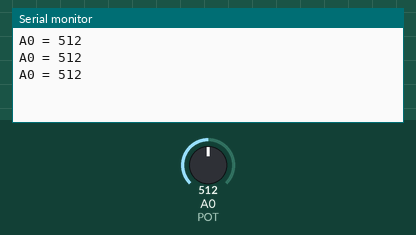
Bench run of a sketch on a simulated Arduino Uno, built with avr-gcc and run on an emulated ATmega328P. Parts: the last lines printed to the serial monitor. The test bench sets the inputs (shaded band); at power-on: A0 (POT) = 512.

Above: at 1.3 s.
1.4 s: A0 (POT) set to 716
At 1.9 s:
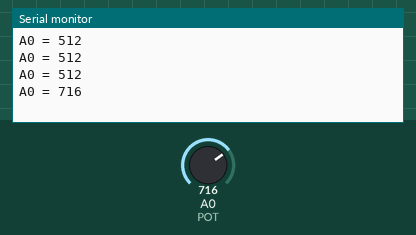
2.9 s: A0 (POT) set to 900
At 3.4 s:
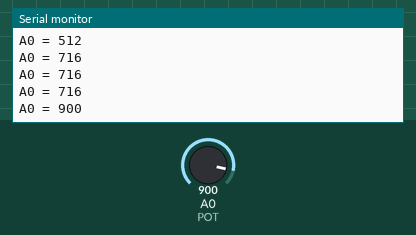
Timing chart, 0 to 5.9 s (numbered marks = the images above; inputs shaded):
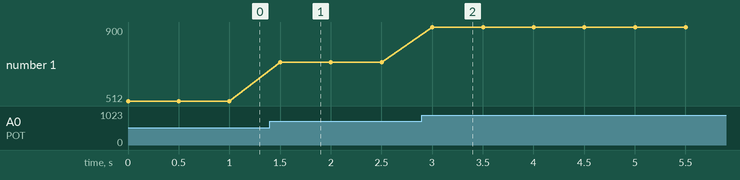

The sketch:

pot-ejemplo.ino
```cpp
// GLOBALT Robotics · Lección 6: leer un potenciómetro
// Potenciómetro de 10 kΩ: extremos a 5 V y GND, cursor en A0. LED con 220 Ω en D9.

const int POT = A0;

void setup() {
  Serial.begin(9600);
}

void loop() {
  // Práctica: mueve el potenciómetro y mira cómo cambia la lectura.
  int lectura = analogRead(POT);   // 0 … 1023
  Serial.print("A0 = ");
  Serial.println(lectura);
  delay(500);
}
```

Measured:
- after the input at 1.4 s, the serial monitor: prints a new line after 0.10 s (image 1)
- after the input at 2.9 s, the serial monitor: prints a new line after 0.10 s (image 2)
- plotted number 1: 512 → 716 after the input at 1.4 s, 716 → 900 after the input at 2.9 s
